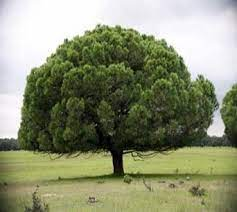
#> input picture OpenCV/agac.png, 237 x 212 px
$ python Devam.py
#> lines starting #> are read from the running program, lines starting #| are printed output that depends on the picture
import cv2
import numpy as np

image = cv2.imread("agac.png")
#> image is the input picture: shape (212, 237, 3); mean B, G, R 115.8, 144.5, 139.5

cv2.imshow("Tree PNG", image)

image_2x = cv2.pyrUp(image)
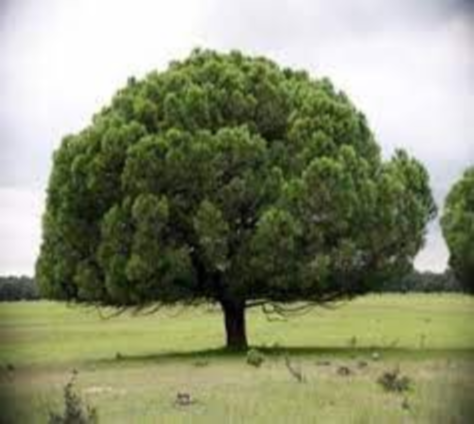
#> image_2x: shape (424, 474, 3); mean B, G, R 115.6, 144.4, 139.4
cv2.imshow("2X Image Tree", image_2x)

little_image = cv2.pyrDown(image)
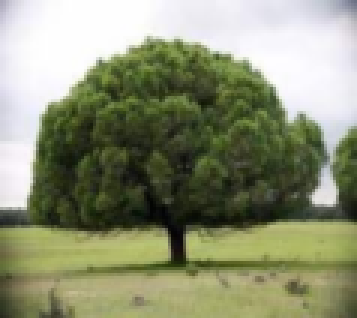
#> little_image: shape (106, 119, 3) (shown 3 times larger); mean B, G, R 116.2, 144.8, 139.8
cv2.imshow("-2x Image", little_image)

print("Orjinal Resim Boyutu: ", image.shape)
#| Orjinal Resim Boyutu:  (212, 237, 3)
print("2 Kat Büyütülmüş Resim: ", image_2x.shape)
#| 2 Kat Büyütülmüş Resim:  (424, 474, 3)
print("2 Kat Küçük Resim: ", little_image.shape)
#| 2 Kat Küçük Resim:  (106, 119, 3)

empty = np.zeros(shape=(300, 300, 3), dtype="uint8")
cv2.imshow("Zeros", empty)

cv2.waitKey(0)
cv2.destroyAllWindows()


print(np.zeros(shape=(300, 300, 3), dtype="uint8"))

$ run again, with OpenCV/Tree.jpg saved as OpenCV/agac.png
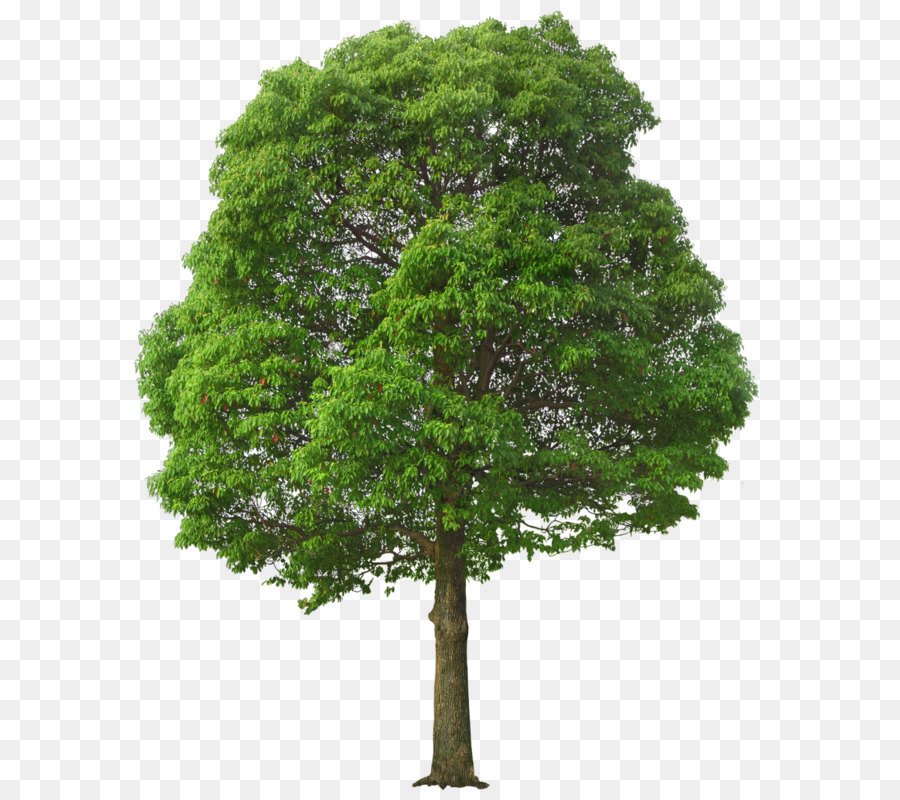
#> input picture OpenCV/Tree.jpg, 900 x 800 px
#> image is the input picture: shape (800, 900, 3); mean B, G, R 171.9, 192.6, 183.9
#> `little_image = cv2.pyrDown(image)`:
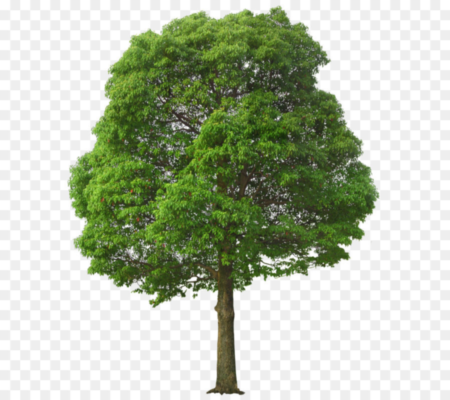
#> little_image: shape (400, 450, 3); mean B, G, R 172, 192.7, 183.9
#| Orjinal Resim Boyutu:  (800, 900, 3)
#| 2 Kat Büyütülmüş Resim:  (1600, 1800, 3)
#| 2 Kat Küçük Resim:  (400, 450, 3)

$ run again, with OpenCV/Tree2.jpg saved as OpenCV/agac.png
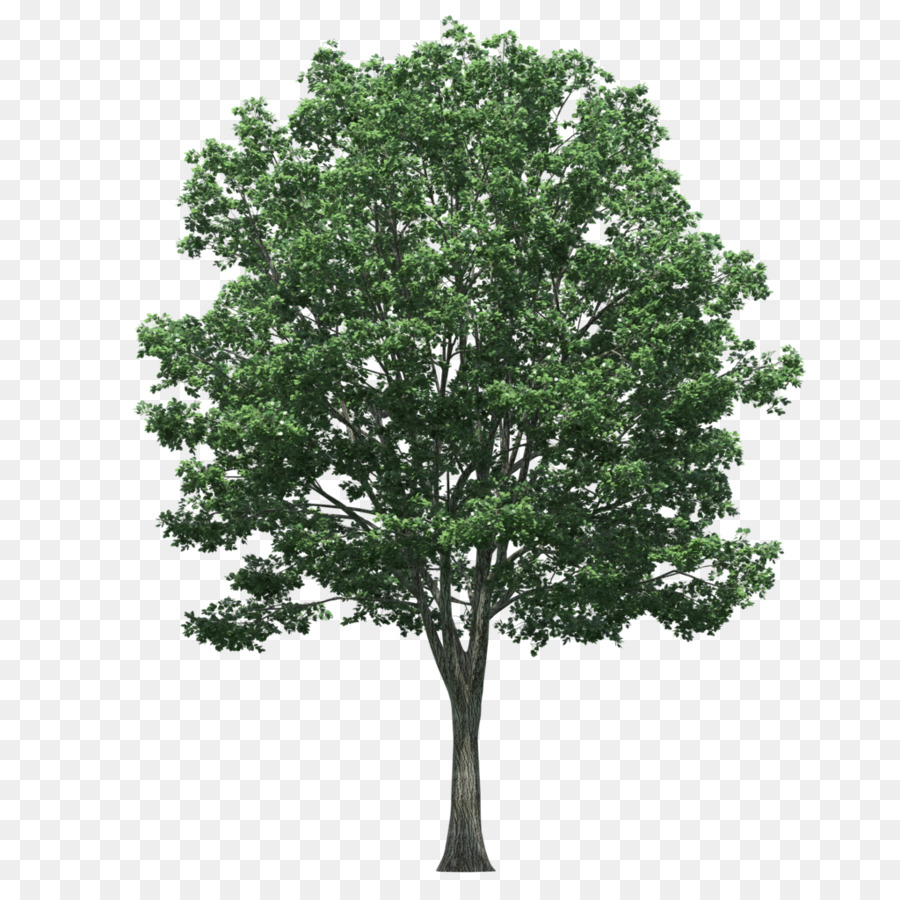
#> input picture OpenCV/Tree2.jpg, 900 x 900 px
#> image is the input picture: shape (900, 900, 3); mean B, G, R 181.1, 190.7, 183.3
#> `little_image = cv2.pyrDown(image)`:
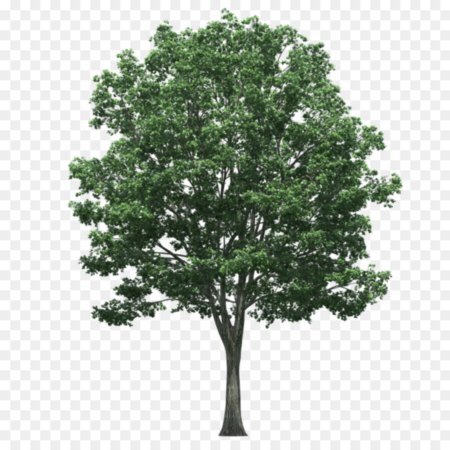
#> little_image: shape (450, 450, 3); mean B, G, R 181.1, 190.7, 183.3
#| Orjinal Resim Boyutu:  (900, 900, 3)
#| 2 Kat Büyütülmüş Resim:  (1800, 1800, 3)
#| 2 Kat Küçük Resim:  (450, 450, 3)
